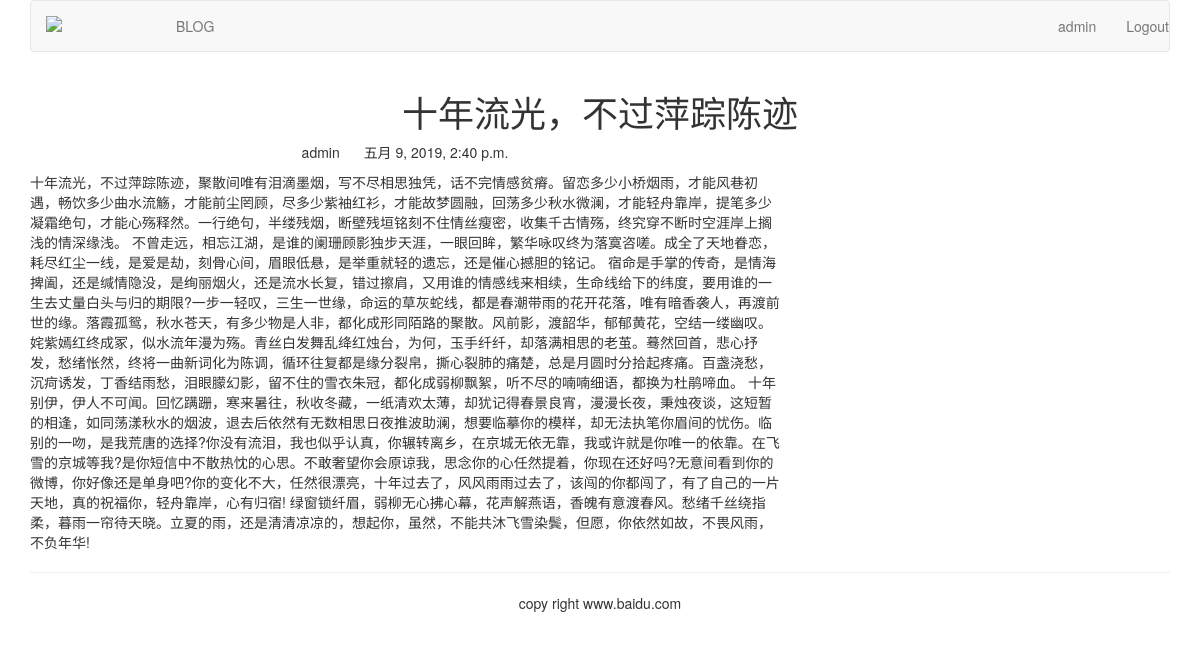
Page /blog/1/ (signed in) on the committed database.
### blog/models.py (models this page shows, shortened)
class BlogArticles(models.Model):
    title = models.CharField(max_length=300)
    author = models.ForeignKey(User, on_delete=models.CASCADE, related_name='blog_posts')
    body = models.TextField()
    publish = models.DateTimeField(default=timezone.now)
    class Meta:
        ordering = ('-publish',)

### blog/views.py (the view)
# urls.py: path('<int:article_id>/', views.blog_article, name='blog_article'),
def blog_article(request, article_id):
    article = get_object_or_404(BlogArticles, id=article_id)
    pub = article.publish
    return render(request, "blog/content.html", {"article":article, "publish":pub })

### templates/blog/content.html (shortened to what this page needs)
{% extends "base.html" %}
{% block content %}
<div class="row text-center vertical-middle-sm">
    <h1>{{ article.title }}</h1>
</div>
<div class="row">
    <div class="col-xs-12 col-md-8">
        <p class="text-center"><span>{{ article.author.username }}
            </span><span style="margin-left:20px">{{ publish }}</span>
        </p>
<div>{{ article.body }}</div>
    </div>
</div>
{% endblock %}

### templates/header.html
{% load staticfiles %}
<div class="container">
    <nav class="navbar navbar-default" role="navigation">
        <div class="navbar-header">
            <a class="navbar-brand" href="http://www.itdiffer.com">
                <img src="{% static '/images/logo.png' %}" width="100px">
            </a>
        </div>
        <div>
            <ul class="nav navbar-nav" role="navigation">
                <li><a href="{% url 'blog:blog_title' %}">BLOG</a></li>
            </ul>
            <ul class="nav navbar-nav navbar-right">
                {% if user.is_authenticated %}
                <li><a href="#">{{ user.username }}</a></li>
                <li><a href="{% url 'account:user_logout' %}">Logout</a></li>
                {% else %}
                <li><a href="{% url 'account:user_login' %}">LOGIN</a></li>
                {% endif %}
            </ul>
        </div>
    </nav>
</div>

### rows in the picture
BlogArticles: title "十年流光，不过萍踪陈迹", author.username "admin", publish "五月 9, 2019, 2:40 p.m.", body "十年流光，不过萍踪陈迹，聚散间唯有泪滴墨烟，写不尽相思独凭，话不完情感贫瘠。留恋多少小桥烟雨，才能风巷初遇，畅饮多少曲水流觞，才能前尘罔顾，尽多少紫袖红衫，才能故梦圆融，回荡多少秋水微澜，才能轻舟靠岸，提笔多少凝霜绝句，才能心殇释然。一行绝句，半缕残烟，断壁残垣铭刻不住情丝瘦密，收集千古情殇，终究穿不断时空涯岸上搁浅的情深缘浅。 不曾走远，相忘江湖，是谁的阑珊顾影独步天涯，一眼回眸，繁华咏叹终为落寞咨嗟。成全了天地眷恋，耗尽红尘一线，是爱是劫，刻骨心间，眉眼低悬，是举重就轻的遗忘，还是催心撼胆的铭记。 宿命是手掌的传奇，是情海捭阖，还是缄情隐没，是绚丽烟火，还是流水长复，错过擦肩，又用谁的情感线来相续，生命线给下的纬度，要用谁的一生去丈量白头与归的期限?一步一轻叹，三生一世缘，命运的草灰蛇线，都是春潮带雨的花开花落，唯有暗香袭人，再渡前世的缘。落霞孤鸳，秋水苍天，有多少物是人非，都化成形同陌路的聚散。风前影，渡韶华，郁郁黄花，空结一缕幽叹。姹紫嫣红终成冢，似水流年漫为殇。青丝白发舞乱绛红烛台，为何，玉手纤纤，却落满相思的老茧。蓦然回首，悲心抒发，愁绪怅然，终将一曲新词化为陈调，循环往复都是缘分裂帛，撕心裂肺的痛楚，总是月圆时分拾起疼痛。百盏浇愁，沉疴诱发，丁香结雨愁，泪眼朦幻影，留不住的雪衣朱冠，都化成弱柳飘絮，听不尽的喃喃细语，都换为杜鹃啼血。…"

### other values in the picture
{{ user.username }} "admin"
